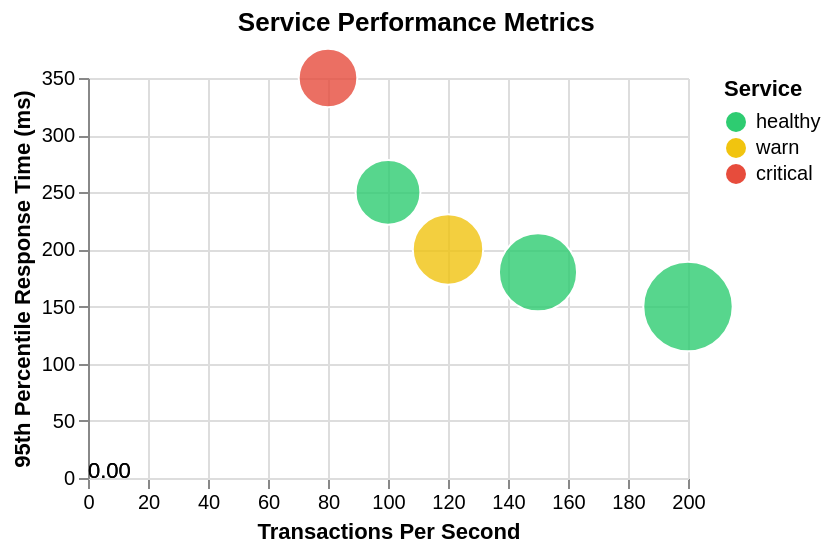

The specification (Vega-Lite) saved for this image:
### Vega specification from a JSON file in a GitHub repository (floating-point values rounded to 4 significant figures)
{"$schema": "https://vega.github.io/schema/vega/v5.json", "width": 300, "height": 200, "padding": 5, "title": "Service Performance Metrics", "signals": [{"name": "xValue", "value": 0, "on": [{"events": "mousemove", "update": "invert('x', x())"}]}, {"name": "yValue", "value": 0, "on": [{"events": "mousemove", "update": "invert('y', y())"}]}], "data": [{"name": "source", "values": [{"service": "Service A", "tps": 100, "p95": 250, "status": "healthy"}, {"service": "Service B", "tps": 150, "p95": 180, "status": "healthy"}, {"service": "Service C", "tps": 80, "p95": 350, "status": "critical"}, {"service": "Service D", "tps": 200, "p95": 150, "status": "healthy"}, {"service": "Service E", "tps": 120, "p95": 200, "status": "warn"}]}], "scales": [{"name": "x", "type": "linear", "domain": {"data": "source", "field": "tps"}, "range": "width", "nice": true, "zero": true}, {"name": "y", "type": "linear", "domain": {"data": "source", "field": "p95"}, "range": "height", "nice": true, "zero": true}, {"name": "size", "type": "linear", "domain": {"data": "source", "field": "tps"}, "range": [100, 2000]}, {"name": "scale_color", "type": "ordinal", "domain": ["healthy", "warn", "critical"], "range": ["#2ecc71", "#f1c40f", "#e74c3c"]}], "axes": [{"scale": "x", "grid": true, "orient": "bottom", "title": "Transactions Per Second"}, {"scale": "y", "grid": true, "orient": "left", "title": "95th Percentile Response Time (ms)"}], "legends": [{"fill": "scale_color", "title": "Service", "symbolSize": 100}], "marks": [{"type": "symbol", "from": {"data": "source"}, "encode": {"enter": {"x": {"scale": "x", "field": "tps"}, "y": {"scale": "y", "field": "p95"}, "size": {"scale": "size", "field": "tps"}, "fill": {"scale": "scale_color", "field": "status"}, "fillOpacity": {"value": 0.8}, "stroke": {"value": "white"}, "strokeWidth": {"value": 1}, "tooltip": {"signal": "{'Service': datum.service, 'TPS': datum.tps, 'P95 (ms)': datum.p95}"}}, "hover": {"fillOpacity": {"value": 1}}}}, {"type": "rule", "encode": {"enter": {"stroke": {"value": "#652c90"}}, "update": {"x": {"signal": "xValue", "scale": "x"}, "y": {"signal": "height"}, "x2": {"signal": "xValue", "scale": "x"}, "y2": {"signal": "yValue", "scale": "y"}, "strokeWidth": {"value": 2}, "opacity": {"value": 1}}}}, {"type": "rule", "encode": {"enter": {"stroke": {"value": "#652c90"}}, "update": {"x": {"value": 0}, "y": {"signal": "yValue", "scale": "y"}, "x2": {"signal": "xValue", "scale": "x"}, "y2": {"signal": "yValue", "scale": "y"}, "strokeWidth": {"value": 2}, "opacity": {"value": 1}}}}, {"type": "text", "encode": {"update": {"x": {"signal": "xValue", "scale": "x"}, "y": {"signal": "height"}, "text": {"signal": "format(xValue, ',.2f')"}}}}, {"type": "text", "encode": {"update": {"x": {"signal": "0"}, "y": {"signal": "yValue", "scale": "y"}, "text": {"signal": "format(yValue, ',.2f')"}}}}]}
